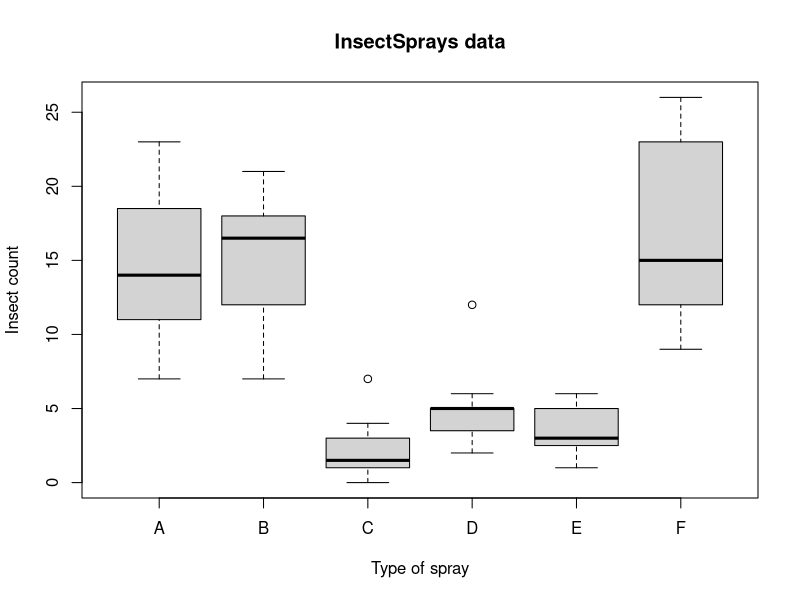

The R script that drew this image:
# Put initialization code in this file. The variables you create
# here will show up in the user's workspace when he or she begins
# the lesson.
library(datasets); 
data(InsectSprays); 
require(stats); 
require(graphics)

boxplot(count ~ spray, data = InsectSprays,
        xlab = "Type of spray", ylab = "Insect count",
        main = "InsectSprays data", varwidth = TRUE, col = "lightgray")

# Put initialization code in this file.
# file.copy(from=file.path(find.package("swirl"),
#                          "Courses/Regression_Models",
#                          "MultiVar_Examples2/swissLMs.R"), 
#           to="swissLMs.R")
# file.edit("swissLMs.R")
# source("swissLMs.R", globalenv())

# if  ((Sys.getenv("RSTUDIO") == "1")&&(nchar(maniflg)>0 )){
#   library(manipulate)
#   fname <- paste(getwd(),"Regression_Models","Least_Squares_Estimation","slopedemo.R",sep="/")
# } else {
#   fname <- paste(getwd(),"Regression_Models","Least_Squares_Estimation","slopedemo_no_mani.R",sep="/")  
# }
# file.edit(fname)
# fname2 <- paste(getwd(),"Regression_Models","Least_Squares_Estimation","finalplot.R",sep="/")